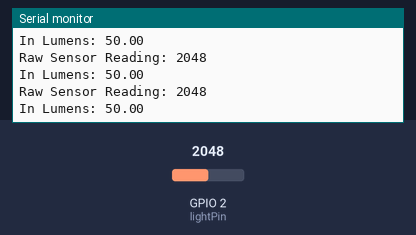
Simulated run of this program. Board: ESP32. Parts: the last lines printed to the serial monitor. The inputs (shaded band) are chosen by the test bench; at power-on: GPIO 2 (lightPin) = 2048.

Above: at 1.3 s.
1.4 s: GPIO 2 (lightPin) set to 2866
At 1.9 s:
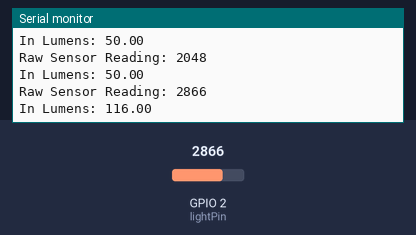
2.9 s: GPIO 2 (lightPin) set to 3603
At 3.4 s:
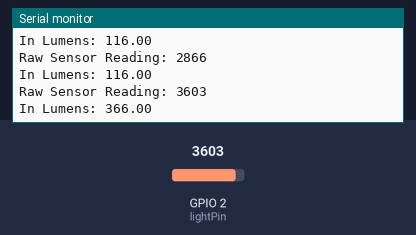
Timing chart, 0 to 5.9 s (numbered marks = the images above; inputs shaded):
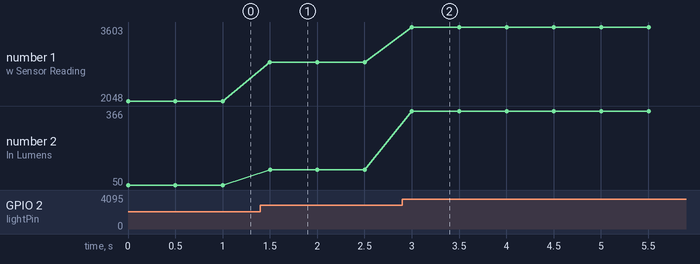

Measured:
- after the input at 1.4 s, the serial monitor: prints a new line after 0.10 s (image 1)
- after the input at 2.9 s, the serial monitor: prints a new line after 0.10 s (image 2)
- plotted number 1: 2048 → 2866 after the input at 1.4 s, 2866 → 3603 after the input at 2.9 s
- plotted number 2: 50 → 116 after the input at 1.4 s, 116 → 366 after the input at 2.9 s

The program:

main.cpp
```cpp
#include <Arduino.h>

int lightPin = 2;
int vIn = 3.3;

void setup() {
  pinMode(lightPin, INPUT);
  Serial.begin(9600);
}

float convertToLumens(int raw){
  float Vout = float(raw) * (vIn / float(4095));// Conversion analog to voltage
  float RLDR = (10000* (vIn - Vout))/Vout; // Conversion voltage to resistance
  int phys=500/(RLDR/1000); // Conversion resitance to lumen
  return phys;
}

void loop() {
  // put your main code here, to run repeatedly:
  int rawVal = analogRead(lightPin);
  float lux = convertToLumens(rawVal);

  Serial.print("Raw Sensor Reading: ");
  Serial.println(rawVal);
  Serial.print("In Lumens: ");
  Serial.println(lux);
  delay(500);
}
```
